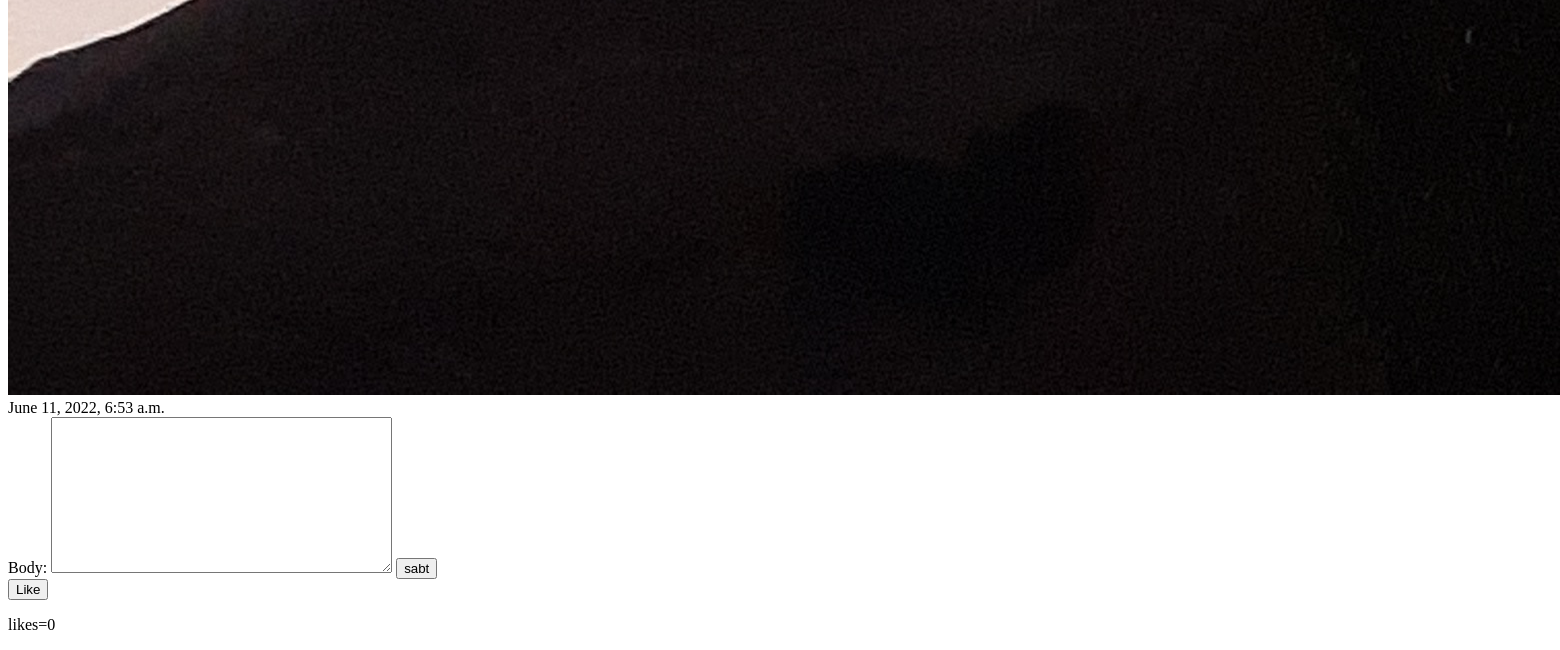
The page /detail/19/ (lower part) on the database as committed earlier.
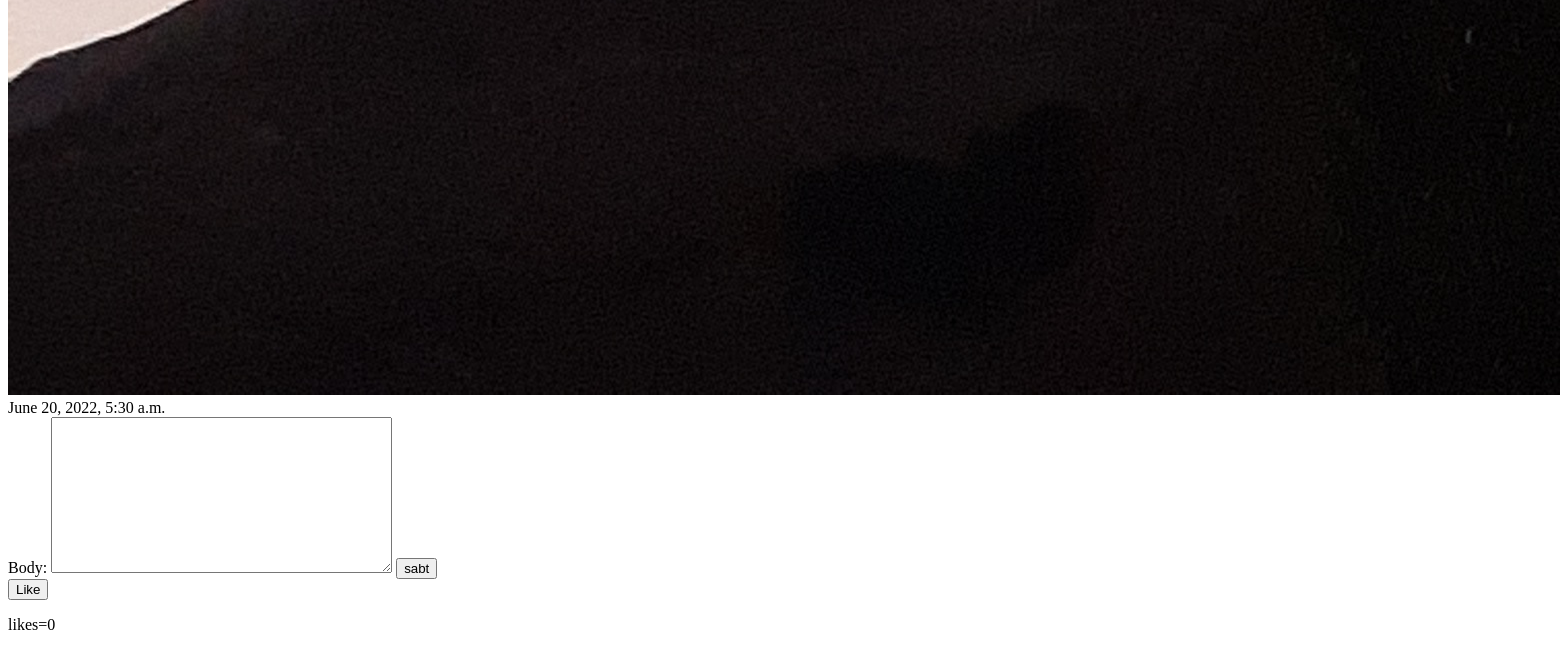
The same page on the database as committed later.
### blog/models.py (models this page shows, shortened)
class MyPost(models.Model):
    author=models.ForeignKey(User,on_delete=models.CASCADE,null=True,related_name='related_name')
    user_likes = models.ManyToManyField(User,related_name='userlike',blank=True)
    title=models.CharField(max_length=200)
    image = models.ImageField(upload_to='media/img',default='defult.jpg', blank=True, null=True)
    contet=models.TextField(null=True)
    created_date=models.DateTimeField(auto_now_add=True)
    likes = models.PositiveIntegerField(default=0)

### blog/views.py (the view, shortened to what this page needs)
# urls.py: path("detail/<int:id>/", views.detailPost.as_view(), name='detial'),
class detailPost(View):
    form_class= CommentForm
    template_name='detail.html'
    def get(self, request,*args, **kwargs):
        posts= MyPost.objects.filter(pk=kwargs.get('id'))
        post = MyPost.objects.get(pk=kwargs.get('id'))
        comments=Comment.objects.filter(post_id=kwargs.get('id'))
        form=self.form_class()
        if request.user == post.author:
            edit=True
        else:
            edit= False
        context={
            'edit':edit,
            'posts': posts,
            'comments':comments,
            'comment':form}
        return render(request,self.template_name,context)

### blog/forms.py
class CommentForm(forms.ModelForm):
    class Meta:
        model = Comment
        fields = ('body',)

### template/detail.html (shortened to what this page needs)
{% extends 'base.html' %}
{% block content %}
{% for feature in posts %}
         {{feature.contet}}<br>
        <img src='{{feature.image}}'>
        {{feature.created_date}}
            <form  action="" method='POST' >
                {{comment}}
                <button>sabt</button>
            </form>
        <form action="{% url 'blog:like' feature.id %}" method="post" name="like" >
        <button type='submit' name='like' value="{{ post.id }}" >Like</button>
    </form>
    <p>likes={{feature.likes}}</p>
{% endfor %}
{% endblock  %}

Rows that differ between the two databases and show on the page:
changed MyPost: created_date "June 11, 2022, 6:53 a.m." → "June 20, 2022, 5:30 a.m."
